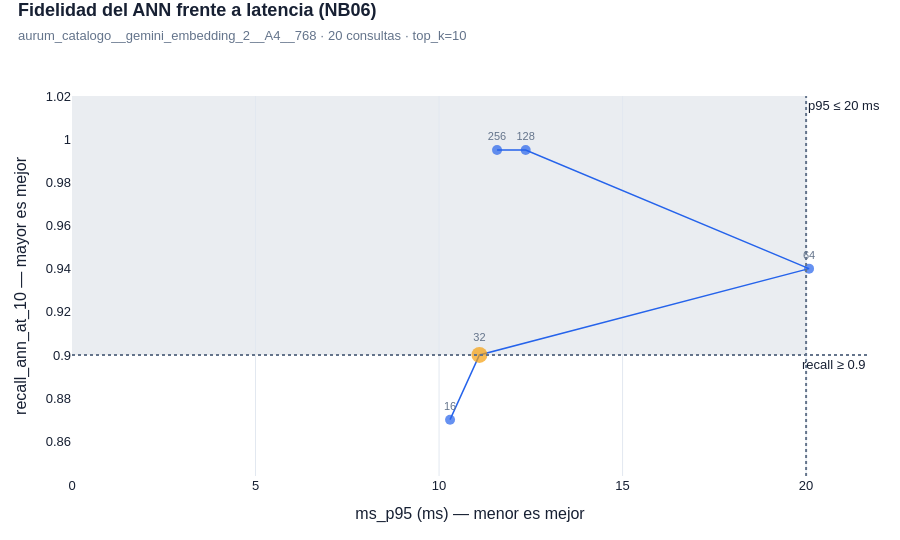

Source (notebook cell):
### Markdown cell above
## E · La curva recall-latencia

La región sombreada es la intersección de D16 -`p95 ≤ 20 ms` **y** `recall ≥ 0,90`-, no dos bandas cruzadas: un punto dentro de ella cumple las dos condiciones a la vez. El punto en otro color es R04.

### Code cell
plot_ann_pareto(
    barrido_anotado, recall_minimo=RECALL_MINIMO, p95_maximo_ms=P95_MAXIMO_MS,
    recall_column=f"recall_ann_at_{TOP_K}",
    subtitle=f"{COLECCION} · {len(CONSULTAS_BARRIDO)} consultas · top_k={TOP_K}",
)

### Figure 1 — Plotly figure (JSON) as saved in the notebook; plotly's stock layout.template omitted (floating-point values rounded to 4 significant figures)
{"data": [{"hovertemplate": "ef=%{text}<br>ms_p95: %{x:.2f} ms<br>recall_ann_at_10: %{y:.4f}<extra></extra>", "line": {"color": "#2563EB", "width": 1.5}, "marker": {"color": ["#2563EB", "#F59E0B", "#2563EB", "#2563EB", "#2563EB"], "line": {"width": 0}, "size": [10, 16, 10, 10, 10]}, "mode": "lines+markers+text", "name": "ef", "text": ["16", "32", "64", "128", "256"], "textfont": {"color": "#64748B", "size": 11}, "textposition": "top center", "type": "scatter", "x": [10.3, 11.1, 20.08, 12.36, 11.58], "y": [0.87, 0.9, 0.94, 0.995, 0.995]}], "layout": {"annotations": [{"showarrow": false, "text": "p95 ≤ 20 ms", "x": 20, "xanchor": "left", "xref": "x", "y": 1, "yanchor": "top", "yref": "y domain"}, {"showarrow": false, "text": "recall ≥ 0.9", "x": 1, "xanchor": "right", "xref": "x domain", "y": 0.9, "yanchor": "top", "yref": "y"}], "colorway": ["#2563EB", "#14B8A6", "#F59E0B", "#8B5CF6", "#EC4899", "#0EA5E9", "#84CC16", "#F97316"], "font": {"color": "#172033", "family": "Arial, sans-serif", "size": 13}, "height": 540, "hoverlabel": {"bgcolor": "white", "font": {"family": "Arial", "size": 13}}, "legend": {"orientation": "h", "x": 1, "xanchor": "right", "y": 1.02, "yanchor": "bottom"}, "margin": {"b": 64, "l": 72, "r": 32, "t": 96}, "paper_bgcolor": "#FFFFFF", "plot_bgcolor": "#FFFFFF", "shapes": [{"fillcolor": "#94A3B8", "layer": "below", "line": {"width": 0}, "opacity": 0.2, "type": "rect", "x0": 0, "x1": 20, "y0": 0.9, "y1": 1.02}, {"line": {"color": "#64748B", "dash": "dot"}, "type": "line", "x0": 20, "x1": 20, "xref": "x", "y0": 0, "y1": 1, "yref": "y domain"}, {"line": {"color": "#64748B", "dash": "dot"}, "type": "line", "x0": 0, "x1": 1, "xref": "x domain", "y0": 0.9, "y1": 0.9, "yref": "y"}], "title": {"text": "<b>Fidelidad del ANN frente a latencia (NB06)</b><br><span style='font-size:13px;color:#64748B'>aurum_catalogo__gemini_embedding_2__A4__768 · 20 consultas · top_k=10</span>", "x": 0.02, "xanchor": "left", "y": 0.97}, "xaxis": {"automargin": true, "gridcolor": "#E2E8F0", "range": [0, 21.69], "showgrid": true, "title": {"text": "ms_p95 (ms) — menor es mejor"}, "zeroline": false}, "yaxis": {"automargin": true, "range": [0.8439, 1.02], "showgrid": false, "title": {"text": "recall_ann_at_10 — mayor es mejor"}, "zeroline": false}}}
